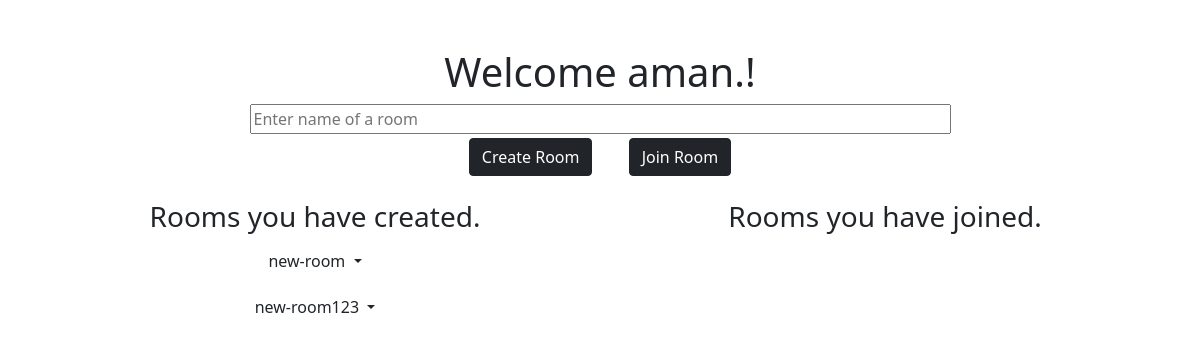
The app's page / (signed in), older data.
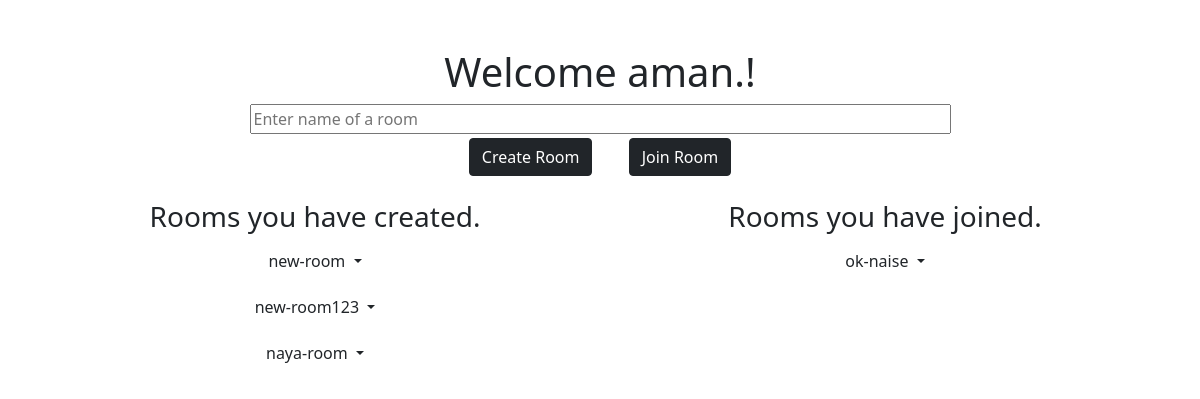
The same page, newer data.
### main/models.py (models this page shows, shortened)
class Room(models.Model):
    room = models.SlugField(max_length=50, unique=True)
    user_admin = models.ForeignKey(User,on_delete=models.CASCADE)
    approved_users = models.ManyToManyField(User, related_name='approved_users', blank=True)
    pending_requests = models.ManyToManyField(User, related_name='pending_requests', blank=True)
    is_private = models.BooleanField(default=False)
    is_public = models.BooleanField(default=True)
    def __str__(self):
        return self.room

### main/views.py (the view)
# urls.py: path('', views.index, name='homepage'),
@login_required(login_url='login')
def index(request):
    rooms_created = Room.objects.filter(user_admin = request.user)
    user = User.objects.get(username = request.user.username)
    all_rooms_joined = user.approved_users.all()
    rooms_joined = []
    for room in all_rooms_joined:
        if room not in rooms_created:
            rooms_joined.append(room)
    return render(request,
                template_name = 'index.html',
                context={'rooms_created': rooms_created,
                        'rooms_joined': rooms_joined})

### main/templates/index.html (shortened to what this page needs)
{% extends 'base.html' %}
{% block body %}
<div class="container mt-5">
    <h1 class="text-center">Welcome {{request.user}}.!</h1>
    <div class="row">
        <div class="col-12 text-center">
            <input id="room-name-input" type="text" size="70" placeholder="Enter name of a room">
        </div>
    </div>
    <div class="row">
        <div class="col-12 text-center">
            <button type="button" id="create-chat-room" class="btn btn-dark mt-1 mx-3" data-toggle="modal" data-target="#ModalCenter">
                Create Room
            </button>
            <button type="button" id="join-chat-room" class="btn btn-dark mt-1 mx-3" onclick="joinRoom()">
                Join Room
            </button>
        </div>
    </div>
    <div class="row mt-4">
        <div class="col-md-6 col-sm-12">
            <h3 class='text-center'> Rooms you have created.</h3>
            {% for room in rooms_created %}
            <div class='text-center'>
                <div class="dropdown my-2">
                    <button class="btn dropdown-toggle" type="" id="dropdownMenuButton" data-toggle="dropdown" aria-haspopup="true" aria-expanded="false">
                      {{room}}
                    </button>
                  </div>
            </div>
            {% endfor %}
        </div>
        <div class="col-md-6 col-sm-12">
            <h3 class='text-center'>Rooms you have joined.</h3>
            {% for room in rooms_joined %}
            <div class='text-center'>
                <div class="dropdown my-2">
                    <button class="btn dropdown-toggle" type="" id="dropdownMenuButton" data-toggle="dropdown" aria-haspopup="true" aria-expanded="false">
                      {{room}}
                    </button>
                  </div>
            </div>
            {% endfor %}
        </div>
    </div>
</div>
{% endblock body %}

### main/templates/base.html (shortened to what this page needs)
<!DOCTYPE html>
<html lang="en">
<head>
    {% load static %}
    <link href="https://cdn.jsdelivr.net/npm/bootstrap@5.0.0-beta3/dist/css/bootstrap.min.css" rel="stylesheet">
</head>
<body>
    {% block body %}
    {% endblock body %}
  </body>
</html>

Row changes from the older to the newer data that the page shows:
added Room: room "naya-room", shown under "Rooms you have created."
now on this page (row unchanged): Room: room "ok-naise", shown under "Rooms you have joined."
